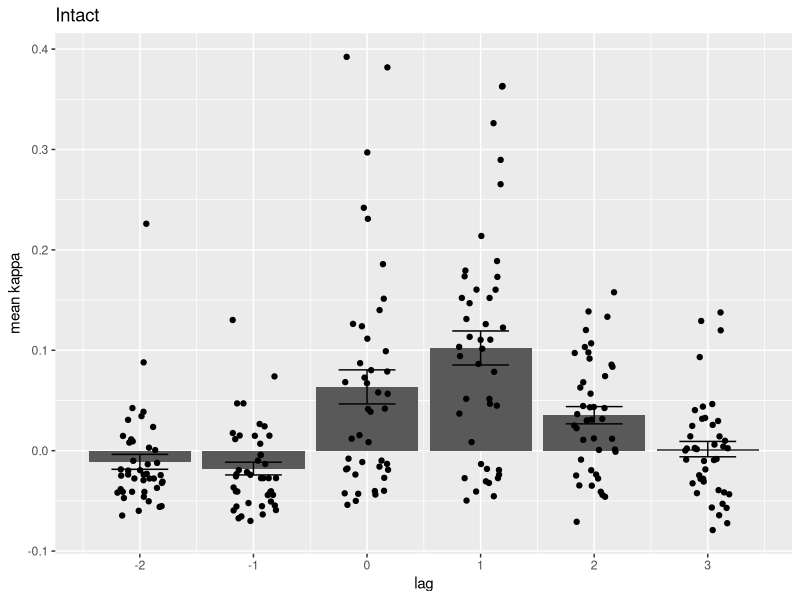
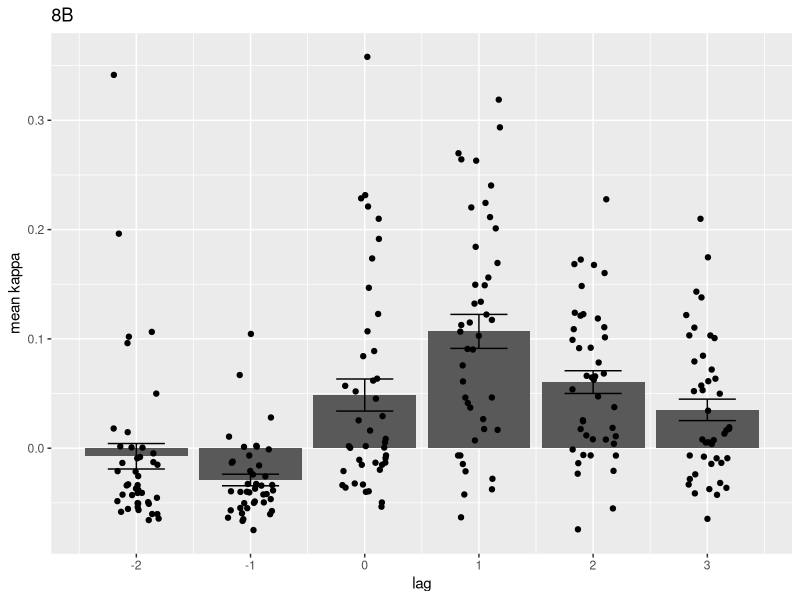
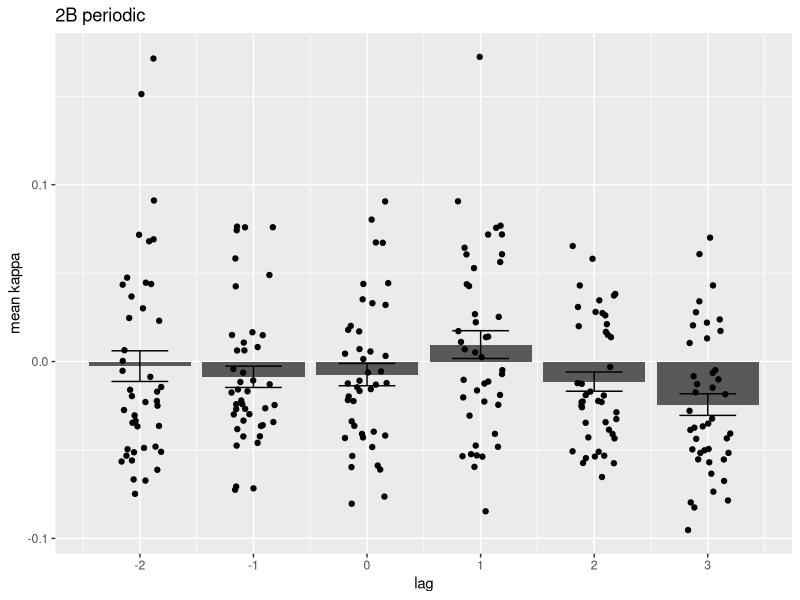
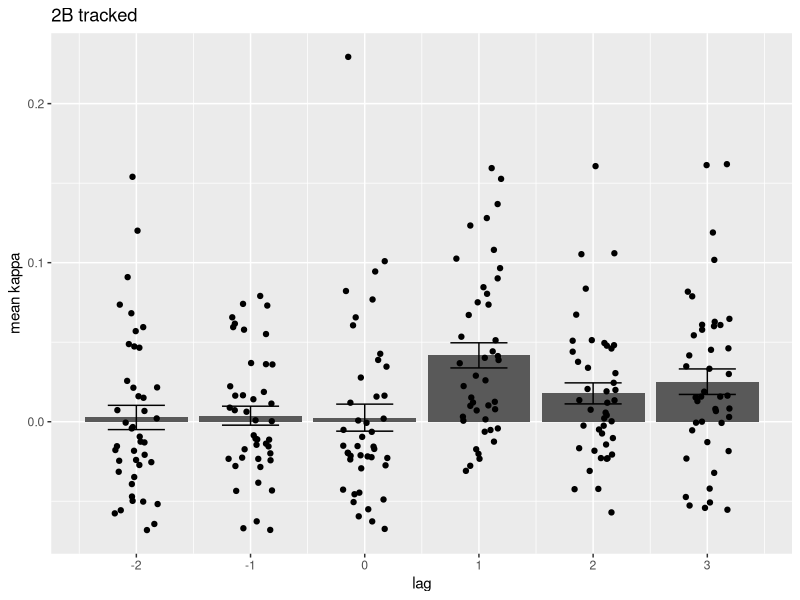
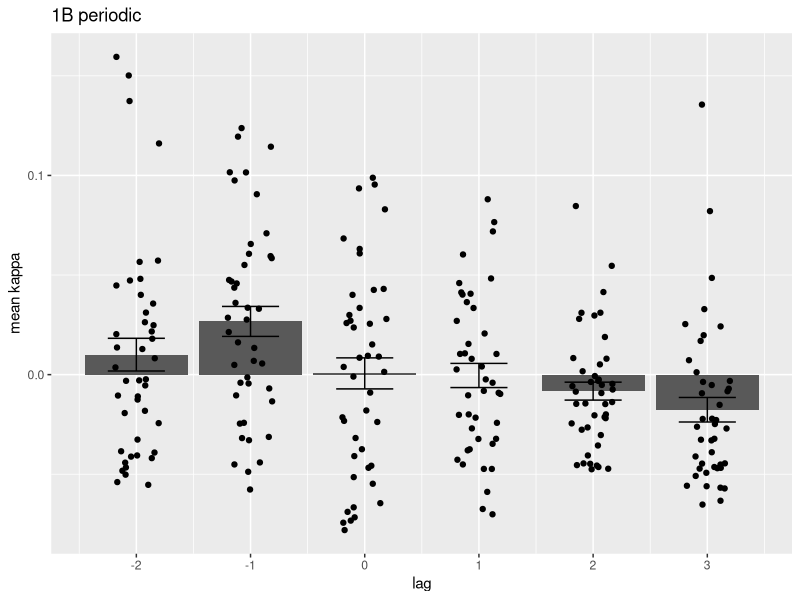
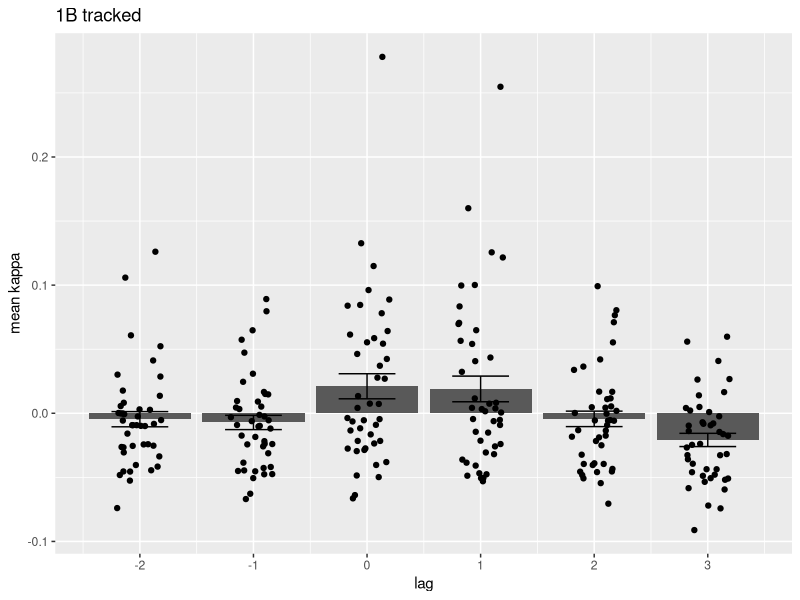
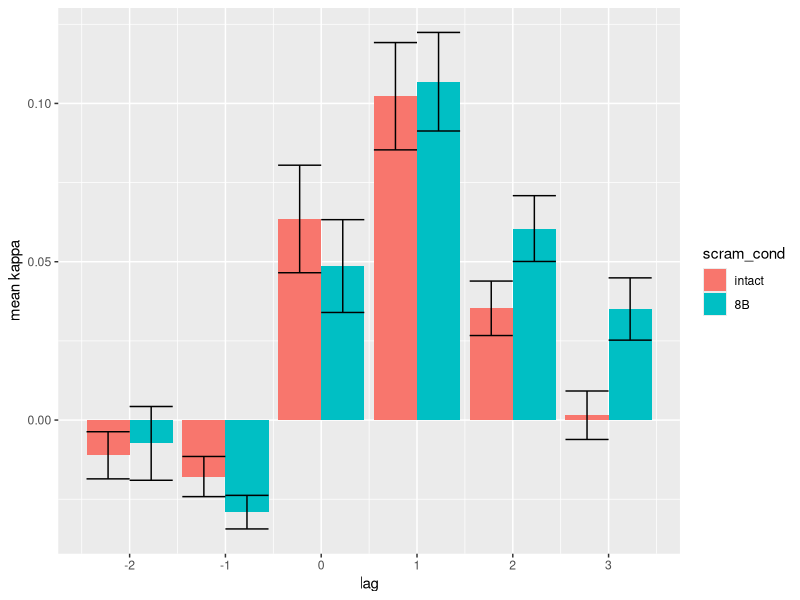
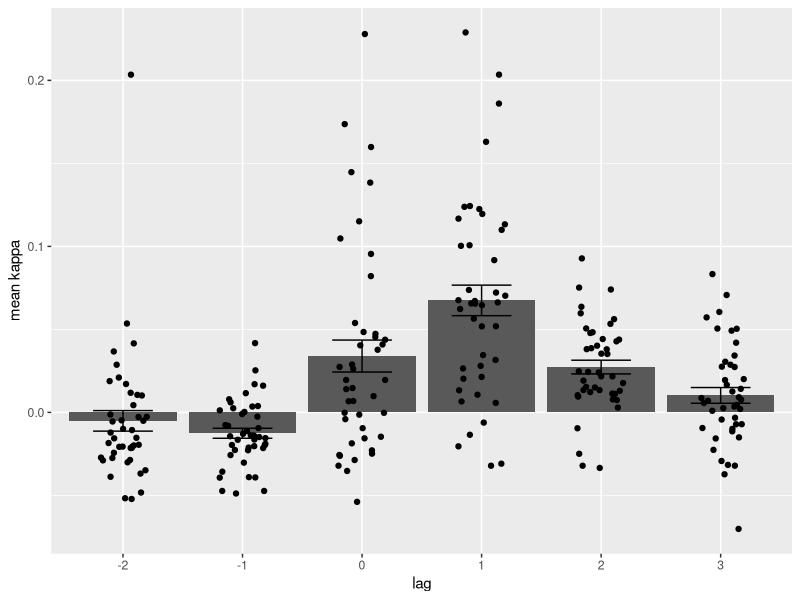

The R script that drew these images, in order:
## ---- chunk 1
knitr::opts_chunk$set(echo = FALSE, message = FALSE)
library(tidyverse)
library(magrittr)
library(patchwork)
## ---- chunk 2
data <- as_tibble(read_csv('data/lag_kappa_values_wsubj.csv'))
#print(data)
## ---- chunk 3
bar_I <- data %>%
  filter(scram_cond == 'intact') %>%
  group_by(subject, lag) %>%
  summarize(mean_kappa = mean(kappa)) %>%
  
  ggplot(aes(x = lag, y = mean_kappa)) +
  geom_bar(stat = 'summary') +
  geom_errorbar(stat = 'summary', width = 0.5) +
  scale_x_continuous(breaks = seq(-2,3)) +
  scale_y_continuous(name = 'mean kappa') +
  geom_point(position = position_jitter(width = 0.2)) +
  ggtitle("Intact")
  
bar_I
#ggsave("plots/lag_kappa_bar_I.png", plot = bar_I)

bar_8B <- data %>%
  filter(scram_cond == '8B') %>%
  group_by(subject, lag) %>%
  summarize(mean_kappa = mean(kappa)) %>%
  
  ggplot(aes(x = lag, y = mean_kappa)) +
  geom_bar(stat = 'summary') +
  geom_errorbar(stat = 'summary', width = 0.5) +
  scale_x_continuous(breaks = seq(-2,3)) +
  scale_y_continuous(name = 'mean kappa') +
  geom_point(position = position_jitter(width = 0.2)) +
  ggtitle("8B")
  
bar_8B
#ggsave("plots/lag_kappa_bar_8B.png", plot = bar_8B)
## ---- chunk 4
bar_2B_per <- data %>%
  filter(scram_cond == '2B') %>%
  filter(gt_type == 'periodic') %>%
  group_by(subject, lag) %>%
  summarize(mean_kappa = mean(kappa)) %>%
  
  ggplot(aes(x = lag, y = mean_kappa)) +
  geom_bar(stat = 'summary') +
  geom_errorbar(stat = 'summary', width = 0.5) +
  scale_x_continuous(breaks = seq(-2,3)) +
  scale_y_continuous(name = 'mean kappa') +
  geom_point(position = position_jitter(width = 0.2)) +
  ggtitle("2B periodic")
  
bar_2B_per
#ggsave("plots/lag_kappa_bar_2B_per.png", plot = bar_2B_per)

bar_2B_tracked <- data %>%
  filter(scram_cond == '2B') %>%
  filter(gt_type == 'tracked') %>%
  group_by(subject, lag) %>%
  summarize(mean_kappa = mean(kappa)) %>%
  
  ggplot(aes(x = lag, y = mean_kappa)) +
  geom_bar(stat = 'summary') +
  geom_errorbar(stat = 'summary', width = 0.5) +
  scale_x_continuous(breaks = seq(-2,3)) +
  scale_y_continuous(name = 'mean kappa') +
  geom_point(position = position_jitter(width = 0.2)) +
  ggtitle("2B tracked")
  
bar_2B_tracked
#ggsave("plots/lag_kappa_bar_2B_tracked.png", plot = bar_2B_tracked)

bar_1B_per <- data %>%
  filter(scram_cond == '1B') %>%
  filter(gt_type == 'periodic') %>%
  group_by(subject, lag) %>%
  summarize(mean_kappa = mean(kappa)) %>%
  
  ggplot(aes(x = lag, y = mean_kappa)) +
  geom_bar(stat = 'summary') +
  geom_errorbar(stat = 'summary', width = 0.5) +
  scale_x_continuous(breaks = seq(-2,3)) +
  scale_y_continuous(name = 'mean kappa') +
  geom_point(position = position_jitter(width = 0.2)) +
  ggtitle("1B periodic")
  
bar_1B_per
#ggsave("plots/lag_kappa_bar_1B_per.png", plot = bar_1B_per)

bar_1B_tracked <- data %>%
  filter(scram_cond == '1B') %>%
  filter(gt_type == 'tracked') %>%
  group_by(subject, lag) %>%
  summarize(mean_kappa = mean(kappa)) %>%
  
  ggplot(aes(x = lag, y = mean_kappa)) +
  geom_bar(stat = 'summary') +
  geom_errorbar(stat = 'summary', width = 0.5) +
  scale_x_continuous(breaks = seq(-2,3)) +
  scale_y_continuous(name = 'mean kappa') +
  geom_point(position = position_jitter(width = 0.2)) +
  ggtitle("1B tracked")
  
bar_1B_tracked
#ggsave("plots/lag_kappa_bar_1B_tracked.png", plot = bar_1B_tracked)
## ---- chunk 5
all_bar <- data %>%
  filter(gt_type != 'periodic') %>%
  filter(scram_cond != '2B') %>%
  filter(scram_cond != '1B') %>%
  
  group_by(scram_cond, subject, lag) %>%
  summarize(mean_kappa = mean(kappa)) %>%
  mutate(scram_cond = factor(scram_cond, levels = c('intact', '8B', '2B', '1B'))) %>%

  ggplot(aes(x = lag, y = mean_kappa, fill = scram_cond)) +
  geom_bar(position = 'dodge', stat = 'summary') +
  geom_errorbar(stat = 'summary', position = 'dodge') +
  scale_x_continuous(breaks = seq(-2,3)) +
  scale_y_continuous(name = 'mean kappa')

all_bar
#ggsave("plots/lag_kappa_all_bar_by_lag.png", plot = all_bar)

all_bar2 <- data %>%
  filter(gt_type != 'periodic') %>%
  group_by(scram_cond, subject, lag) %>%
  summarize(mean_kappa = mean(kappa)) %>%
  mutate(lag = factor(lag)) %>%

  ggplot(aes(x = scram_cond, y = mean_kappa, fill = lag)) +
  geom_bar(position = 'dodge', stat = 'summary') +
  geom_errorbar(stat = 'summary', position = 'dodge') +
  scale_x_discrete(name = 'condition') +
  scale_y_continuous(name = 'mean kappa')

#all_bar2
# save?
## ---- chunk 6
all_by_lag <- data %>%
  filter(gt_type != 'periodic') %>%
  group_by(subject, lag) %>%
  summarize(mean_kappa = mean(kappa)) %>%
  mutate(lag = factor(lag)) %>%
  
  ggplot(aes(x = lag, y = mean_kappa)) +
  geom_bar(stat = 'summary') +
  geom_errorbar(stat = 'summary', width = 0.5) +
  scale_y_continuous(name = 'mean kappa') +
  geom_point(position = position_jitter(width = 0.2))

all_by_lag

data_tracked <- data %>%
  filter(gt_type != 'periodic') %>%
  #filter(scram_cond != '2B') %>% # compare between two to make it more interpretable
  #filter(scram_cond != '1B') %>%
  
  group_by(scram_cond, subject, lag) %>%
  summarize(mean_kappa = mean(kappa)) %>%
  mutate(scram_cond = factor(scram_cond, levels = c('intact', '8B', '2B', '1B'))) %>%
  mutate(lag = factor(lag))

lm_cond <- lm(mean_kappa ~ scram_cond, data=data_tracked)
summary(lm_cond)
lm_lag <- lm(mean_kappa ~ lag, data=data_tracked)
summary(lm_lag)

lm_wo_int <- lm(mean_kappa ~ scram_cond + lag, data=data_tracked)
summary(lm_wo_int)
lm_w_int <- lm(mean_kappa ~ scram_cond + lag + scram_cond*lag, data=data_tracked)
summary(lm_w_int)
anova(lm_wo_int, lm_w_int, test = 'Chisq')
